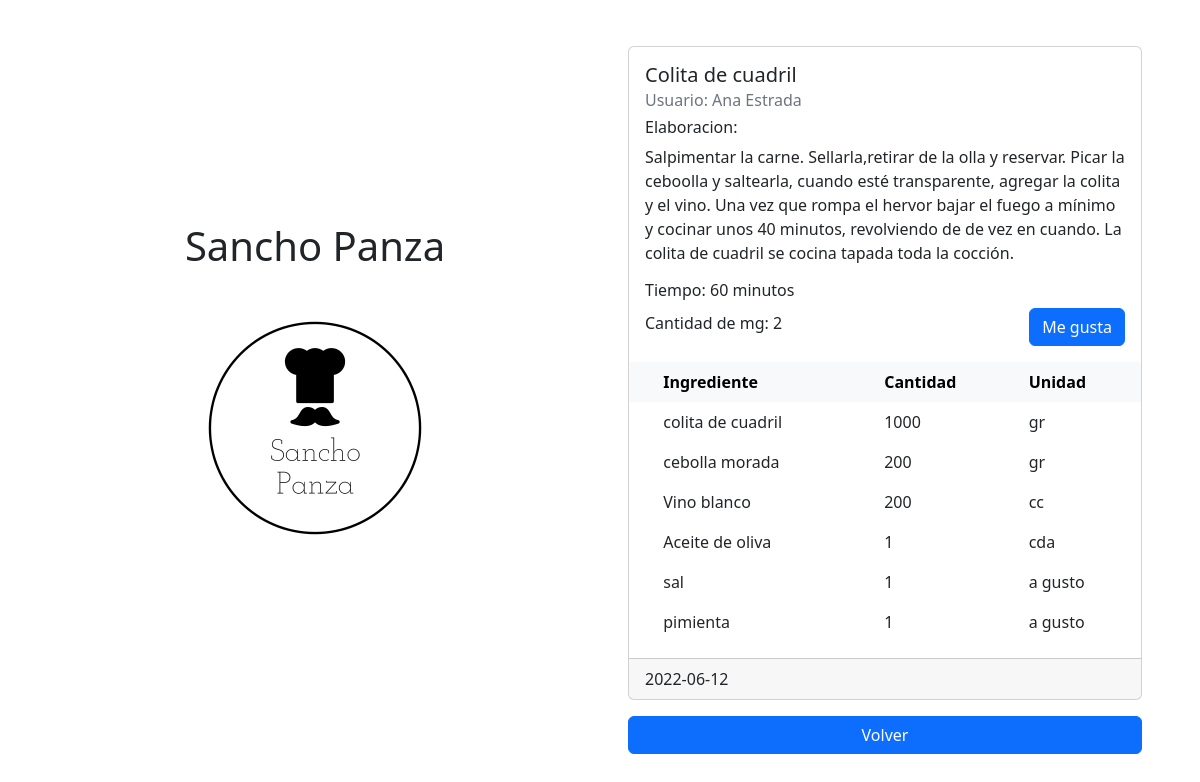
The app's page /view_recipe/1 with its own data.
### src/database.py (models this page shows)
class Receta(db.Model):
    __tablename__ = "receta"
    id = db.Column(db.Integer, primary_key=True)
    nombre = db.Column(db.String(80), nullable=False)
    tiempo = db.Column(db.Integer, nullable=False)
    elaboracion = db.Column(db.Text)
    cantidadmegusta = db.Column(db.Integer, nullable=False)
    fecha = db.Column(db.DateTime)
    usuarioid = db.Column(db.Integer, db.ForeignKey('usuario.id'))
    ingrediente =  db.relationship(
        'Ingrediente',
        backref='receta',
        cascade="all, delete-orphan"
    )

class Usuario(db.Model):
    __tablename__ = 'usuario'
    id = db.Column(db.Integer, primary_key=True)
    nombre = db.Column(db.String(80), nullable=False)
    correo = db.Column(db.String(120), unique=True, nullable=False)
    clave = db.Column(db.String(120), nullable=False)
    receta = db.relationship(
        'Receta',
        backref='usuario',
        cascade="all, delete-orphan"
    )

class Ingrediente(db.Model):
    __tablename__ = 'ingrediente'
    id = db.Column(db.Integer, primary_key=True)
    nombre = db.Column(db.String(80), nullable=False)
    cantidad = db.Column(db.Integer, nullable=False)
    unidad = db.Column(db.String(120), nullable=False)
    recetaid = db.Column(db.Integer, db.ForeignKey('receta.id'))

### src/consultarRecetas.py (the view)
@app.route('/view_recipe/<receta_id>')
def view_recipe(receta_id):
	select_recipe = Receta.query.get(receta_id)
	return render_template('view_recipe.html', receta = select_recipe)

### templates/view_recipe.html (shortened to what this page needs)
{% extends 'base.html' %}
{% block content %}
    <div class="card m-3" style="max-width: 40rem;">
        <div class="card-body">
            <h5 class="card-title">{{receta.nombre}}</h5>
            <h6 class="card-subtitle mb-2 text-muted">Usuario: {{receta.usuario.nombre}}</h6>
            <h6>Elaboracion:</h6>
            <p class="card-text">{{receta.elaboracion}}</p>
            <h6>Tiempo: {{receta.tiempo}} minutos</h6>
            <div class="d-flex align-items-center">
                <h6 class="">Cantidad de mg: {{receta.cantidadmegusta}}</h6>
                {% if receta.usuario.id != session.user_id %}
                    <a class="ms-auto btn btn-primary" href="{{url_for('like', receta_id=receta.id)}}" role="button">Me gusta</a>
                {% endif %}
            </div>
        </div>
        <table class="table table-hover table-borderless">
            <thead class="table-light">
                <tr>
                    <th scope="col"></th>
                    <th scope="col">Ingrediente</th>
                    <th scope="col">Cantidad</th>
                    <th scope="col">Unidad</th>
                </tr>
            </thead>
            <tbody>
                {% for ingrediente in receta.ingrediente %}
                <tr>
                    <th scope="col"></th>
                    <td>{{ ingrediente.nombre }}</td>
                    <td>{{ ingrediente.cantidad }}</td>
                    <td>{{ ingrediente.unidad }}</td>
                </tr>
                {% endfor %}
            </tbody>
        </table>
        <div class="card-footer">{{receta.fecha.date()}}</div>
    </div>
    <a href="{{ url_for('home') }}" class="d-block m-3 btn btn-primary" role="button">Volver</a>
{% endblock %}

### records on screen
Receta: nombre "Colita de cuadril", elaboracion "Salpimentar la carne. Sellarla,retirar de la olla y reservar. Picar la ceboolla y saltearla, cuando esté transparente, agregar la colita y el vino. Una vez que rompa el hervor bajar el fuego a mínimo y cocinar unos 40 minutos, revolviendo de de vez en cuando. La colita de cuadril se cocina tapada toda la cocción.", tiempo "60", cantidadmegusta "2", fecha "2022-06-12"
Usuario: usuario.nombre "Ana Estrada"
Ingrediente: nombre "colita de cuadril", cantidad "1000", unidad "gr"
Ingrediente: nombre "cebolla morada", cantidad "200", unidad "gr"
Ingrediente: nombre "Vino blanco", cantidad "200", unidad "cc"
Ingrediente: nombre "Aceite de oliva", cantidad "1", unidad "cda"
Ingrediente: nombre "sal", cantidad "1", unidad "a gusto"
Ingrediente: nombre "pimienta", cantidad "1", unidad "a gusto"
